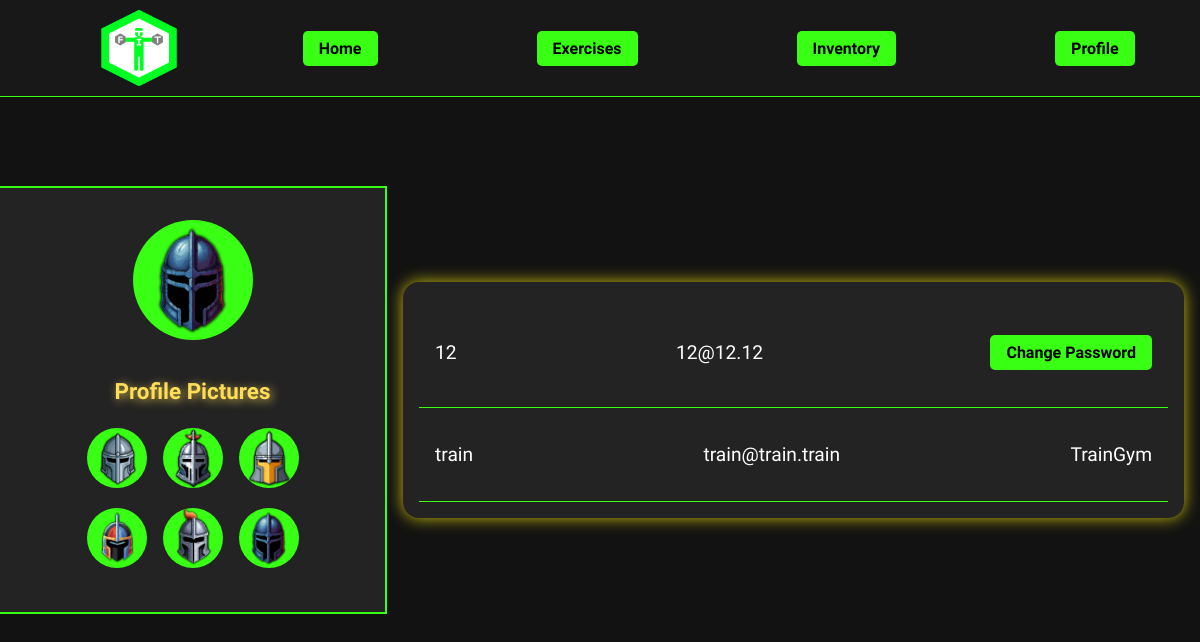
The page /fitness/profile/ (signed in) on the database its author committed.
### gym/models.py (models this page shows, shortened)
class FitCrawlerUser(AbstractBaseUser):
    email = models.EmailField(max_length=255, unique=True)
    username = models.CharField(max_length=63, unique=True)
    TYPES = ( ('FitKnight', 'FitKnight'), ('FitGuildOfficer', 'FitGuildOfficer'))
    user_type = models.CharField(max_length=31, choices=TYPES, default='FitKnight')
    gym = models.ForeignKey('gym.Gym', on_delete=models.SET_NULL, null=True, blank=True)
    profile_pic = models.CharField(max_length=63, default='default.png')
    is_admin = models.BooleanField(default=False)
    is_active = models.BooleanField(default=True)
    USERNAME_FIELD = 'username'
    EMAIL_FIELD = 'email'
    REQUIRED_FIELDS = ['email']
    objects = FitUserManager()

class Gym(models.Model):
    name = models.CharField(max_length=255)
    description = models.TextField(max_length=511, blank=True)
    join_code = models.CharField(max_length=31, unique=True)
    owner = models.OneToOneField(FitCrawlerUser, on_delete=models.CASCADE, related_name='owned_gym', primary_key=True)

### fitness/views.py (the view)
# urls.py: path('profile/', views.profile , name='profile'),
@login_required
def profile(request):
    user = request.user
    officer = None
    officer = FitCrawlerUser.objects.filter(id=user.gym_id).first()
    pfp = 'gym/pfp/' + user.profile_pic
    return render(request, 'fitness/profile.html', {'officer': officer, 'pfp':pfp})

### fitness/templates/fitness/profile.html
{% extends 'fitness/header.html' %}
{% load static %}
{% block content%}
<link rel="stylesheet" type="text/css" href="{% static 'fitness/profile.css' %}">
<body>
    <div class="left">
        <img src="{% static pfp %}" class="profilePic">
        <p class="badgeTitle">Profile Pictures</p>
        <div class="badgeContainer">
            <a href="{% url 'fitness:set_profile_picture' 0 %}"><img src="{% static 'gym/pfp/default.png' %}" class="badges"></a>
            <a href="{% url 'fitness:set_profile_picture' 1 %}"><img src="{% static 'gym/pfp/p2.png' %}" class="badges"></a>
            <a href="{% url 'fitness:set_profile_picture' 2 %}"><img src="{% static 'gym/pfp/p3.png' %}" class="badges"></a>
        </div>
        <div class="badgeContainer">
            <a href="{% url 'fitness:set_profile_picture' 3 %}"><img src="{% static 'gym/pfp/p4.png' %}" class="badges"></a>
            <a href="{% url 'fitness:set_profile_picture' 4 %}"><img src="{% static 'gym/pfp/p5.png' %}" class="badges"></a>
            <a href="{% url 'fitness:set_profile_picture' 5 %}"><img src="{% static 'gym/pfp/p6.png' %}" class="badges"></a>
        </div>
    </div>
    <div class="right">
        <div class="row">
            <p class="text">{{user.username}}</p>
            <p class="text">{{user.email}}</p>
            <h4><a href="{% url 'gym:change_password' %}" class="button">Change Password</a></h4>
        </div>
        <div class="row">
            {% if officer %}
                <p class="text">{{ officer.username }}</p>
                <p class="text">{{ officer.email }}</p>
                <p class="text">{{ user.gym.name }}</p>
            {% else %}
                <p class="text">No officer found.</p>
                <p class="text">N/A</p>
                <p class="text">No gym found</p>
            {% endif %}
        </div>
    </div>
</body>
{% endblock %}

### fitness/static/fitness/header.css (style rules this page uses)
body { background-color: #282828; color: white; font-family: "Rajdhani", sans-serif; margin: 0; }
.button { display: inline-block; background-color: #39FF14; color: black; padding: 0.5rem 1rem; text-decoration: none; border-radius: 5px; margin-left: 0.5rem; transition: background-color 0.3s, transform 0.2s; border: none; cursor: pointer; }

### fitness/static/fitness/profile.css (style rules this page uses)
body { font-family: 'Rajdhani', sans-serif; background-color: #121212; color: white; margin: 0; padding: 0; display: flex; justify-content: center; align-items: center; height: 100vh; }
.left { width: 30%; background-color: #232323; display: flex; flex-direction: column; align-items: center; justify-content: center; padding: 2rem; border: 2px solid #39FF14; border-left: none; }
.profilePic { width: 120px; height: 120px; border-radius: 50%; background-color: #39FF14; margin-bottom: 1rem; }
.badgeTitle { font-size: 1.4rem; color: #ffdd57; text-shadow: 2px 2px 10px rgba(255, 221, 87, 0.8); font-weight: bold; margin-bottom: 1rem; }
.badgeContainer { display: flex; }
.badges { width: 60px; height: 60px; background-color: #39FF14; border-radius: 50%; margin: 0.5rem; }
.right { width: 70%; display: flex; flex-direction: column; justify-content: center; padding: 1rem; margin: 0 1rem; background-color: #232323; border-radius: 1rem; box-shadow: 0rem 0rem 1rem rgb(200, 188, 13); }
.row { display: flex; justify-content: space-between; align-items: center; padding: 1rem; border-bottom: 1px solid #39FF14; }
.text { font-size: 1.2rem; color: white; font-weight: 400; }

### rows shown on the page
FitCrawlerUser: username "12", email "12@12.12", gym.name "TrainGym"
FitCrawlerUser: username "train", email "train@train.train"
